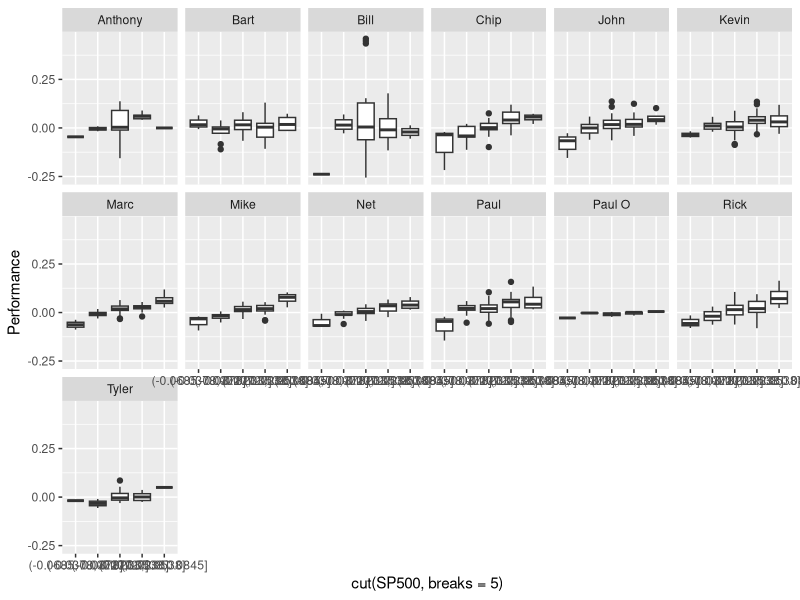
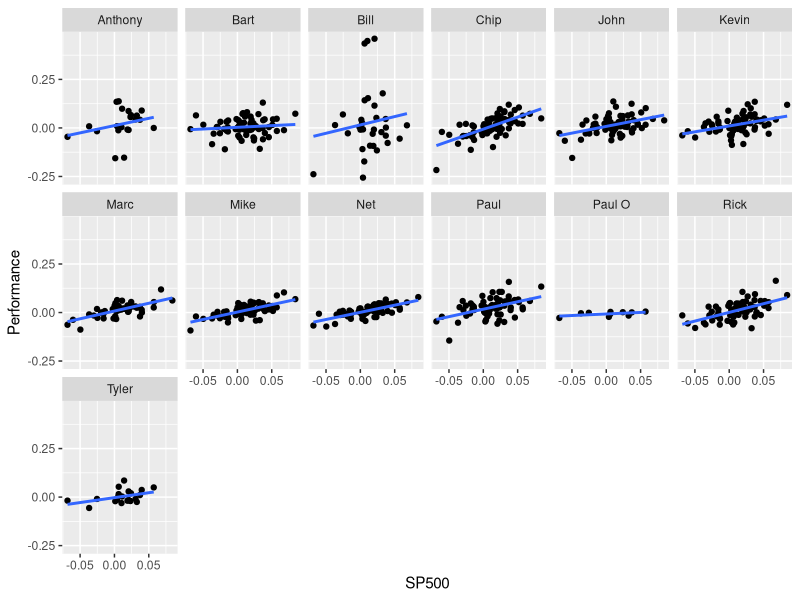
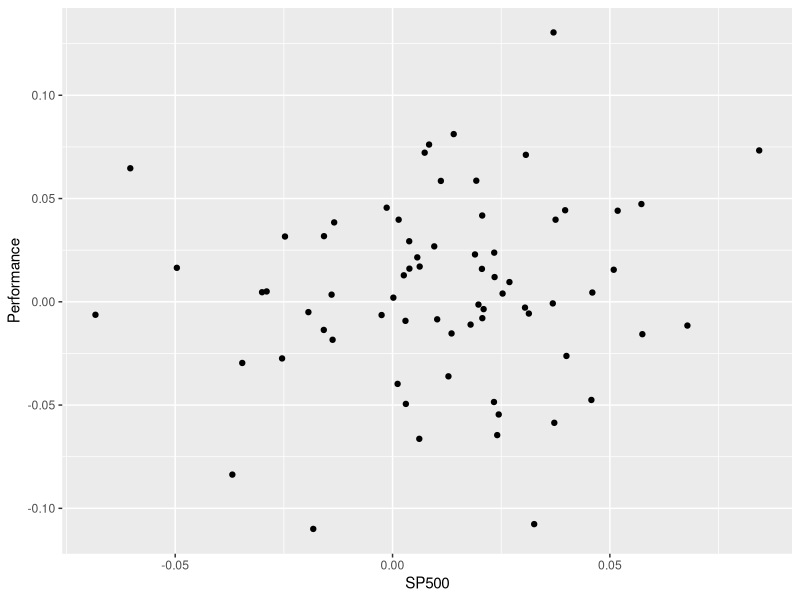

Write the R code that produced these figures, in order.
library(readxl)
library(dplyr)
library(ggplot2)
library(tidyr)
library(broom)

setwd("C:/Users/njathar/Desktop/parcap-github/business-education/Correlation-and-Regression")

# Read in data external file
pf <- read_xlsx("par_performance_data.xlsx", sheet = "performance_ts")
pf$Date <- as.Date(pf$Date)

# Isolate SP500 column for downstream joining to gathered pf dataframe 
sp500 <- pf %>% select(Date, SP500)

# Store some useful variables here
max_date <- max(pf$Date)

# Gather the original pf dataframe and join to the sp500 dataframe
pfg <- pf %>% gather(Manager, Performance, -Date) %>% filter(!(Manager == "SP500")) %>% 
              right_join(sp500, by = "Date") %>%
              filter(!is.na(Performance))

# Various filtering objects
current_managers <- pull(pfg %>% filter(Date == max_date & !(Manager %in% c("Ed"))) %>% select(Manager) %>% unique(), Manager)

selected_manager <- "Bart"

# Various filtered datasets
pfg_selected_manager <- pfg %>% filter(Manager == selected_manager)
pfg_current_managers <- pfg %>% filter(Manager %in% current_managers)

list_pfg_current_managers <- list()

for (i in current_managers) list_pfg_current_managers[[i]] <- pfg_current_managers %>% filter(Manager == i)

selected_manager_scatter <- ggplot(data = pfg_selected_manager, aes(y = Performance, x = SP500)) +
                              geom_point()

facet_manager_scatter <- ggplot(data = pfg_current_managers, aes(y = Performance, x = SP500)) +
                             geom_point() +
                             geom_smooth(method = "lm", se = FALSE) +
                             facet_wrap(~Manager, ncol = 6)

facet_manager_boxplot <- ggplot(data = pfg_current_managers, aes(y = Performance, x = cut(SP500, breaks = 5))) +
                             geom_boxplot() +
                             facet_wrap(~Manager, ncol = 6)

lm_pfg_current_managers <- lapply(list_pfg_current_managers, function(x) lm(Performance ~ SP500, x))

#slopes <- sapply(lm_pfg_current_managers, function(x) coef(x))


